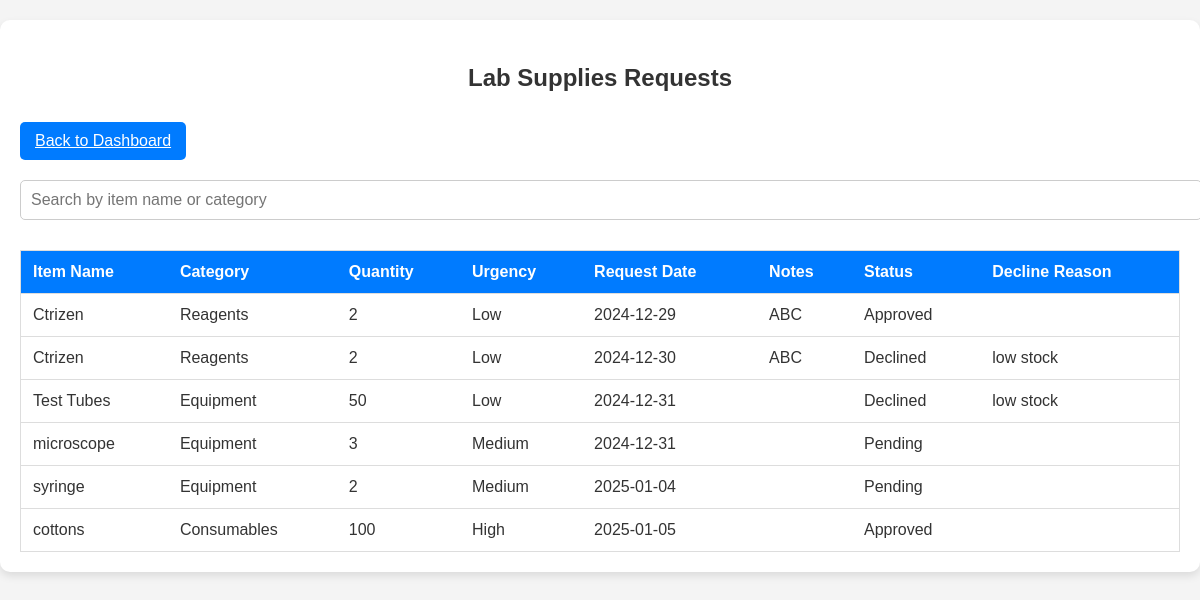
Page /hospital/labsuprview.php on the committed database.
### tables this page shows
CREATE TABLE `lab_supplies_request` (
  `id` int(11) NOT NULL,
  `item_name` varchar(255) NOT NULL,
  `category` varchar(50) NOT NULL,
  `quantity` int(11) NOT NULL,
  `urgency` varchar(20) NOT NULL,
  `notes` text DEFAULT NULL,
  `request_date` date NOT NULL,
  `status` varchar(20) DEFAULT 'Pending',
  `decline_reason` text DEFAULT NULL
);

### hospital/labsuprview.php (the view, shortened to what this page needs)
<?php
include "conf.php";
$sql = "SELECT * FROM lab_supplies_request";
$result = $conn->query($sql);
?>
<!DOCTYPE html>
<html lang="en">
<head>
    <link rel="stylesheet" href="longtable.css">
</head>
<body>
<div class="container">
    <h3>Lab Supplies Requests</h3>
    <a href="labsuprdash.php" class="back">Back to Dashboard</a>
    <input type="text" id="search" onkeyup="searchTable()" placeholder="Search by item name or category">
    <table id="labSuppliesTable">
        <thead>
            <tr>
                <th>Item Name</th>
                <th>Category</th>
                <th>Quantity</th>
                <th>Urgency</th>
                <th>Request Date</th>
                <th>Notes</th>
                <th>Status</th>
                <th>Decline Reason</th>
            </tr>
        </thead>
        <tbody>
            <?php if ($result->num_rows > 0): ?>
                <?php while ($row = $result->fetch_assoc()): ?>
                    <tr>
                        <td><?= htmlspecialchars($row['item_name']); ?></td>
                        <td><?= htmlspecialchars($row['category']); ?></td>
                        <td><?= htmlspecialchars($row['quantity']); ?></td>
                        <td><?= htmlspecialchars($row['urgency']); ?></td>
                        <td><?= htmlspecialchars($row['request_date']); ?></td>
                        <td><?= htmlspecialchars($row['notes']); ?></td>
                        <td><?= htmlspecialchars($row['status']); ?></td>
                        <td><?= htmlspecialchars($row['decline_reason']); ?></td>
                    </tr>
                <?php endwhile; ?>
            <?php else: ?>
                <tr>
                    <td colspan="8">No records found.</td>
                </tr>
            <?php endif; ?>
        </tbody>
    </table>
</div>
</body>
</html>

### hospital/longtable.css (style rules this page uses)
body { font-family: Arial, sans-serif; margin: 0; padding: 0; background-color: #f4f4f4; color: #333; }
.container { max-width: 1200px; margin: 20px auto; background-color: #ffffff; padding: 20px; box-shadow: 0 4px 8px rgba(0, 0, 0, 0.1); border-radius: 10px; }
h3 { text-align: center; color: #333; font-size: 24px; margin-bottom: 20px; }
.add-patient, .back { background-color: #007bff; color: #ffffff; border: none; padding: 10px 15px; font-size: 16px; cursor: pointer; border-radius: 5px; margin: 10px 0; text-align: center; display: inline-block; }
#search { width: 100%; padding: 10px; margin: 10px 0; font-size: 16px; border: 1px solid #ccc; border-radius: 5px; }
table { width: 100%; border-collapse: collapse; margin-top: 20px; border: 1px solid #ddd; }
th, td { padding: 12px; text-align: left; border-bottom: 1px solid #ddd; }
th { background-color: #007bff; color: white; font-weight: bold; }

### rows in the picture
lab_supplies_request: item_name "Ctrizen", category "Reagents", quantity "2", urgency "Low", request_date "2024-12-29", notes "ABC", status "Approved"
lab_supplies_request: item_name "Ctrizen", category "Reagents", quantity "2", urgency "Low", request_date "2024-12-30", notes "ABC", status "Declined", decline_reason "low stock"
lab_supplies_request: item_name "Test Tubes", category "Equipment", quantity "50", urgency "Low", request_date "2024-12-31", status "Declined", decline_reason "low stock"
lab_supplies_request: item_name "microscope", category "Equipment", quantity "3", urgency "Medium", request_date "2024-12-31", status "Pending"
lab_supplies_request: item_name "syringe", category "Equipment", quantity "2", urgency "Medium", request_date "2025-01-04", status "Pending"
lab_supplies_request: item_name "cottons", category "Consumables", quantity "100", urgency "High", request_date "2025-01-05", status "Approved"
